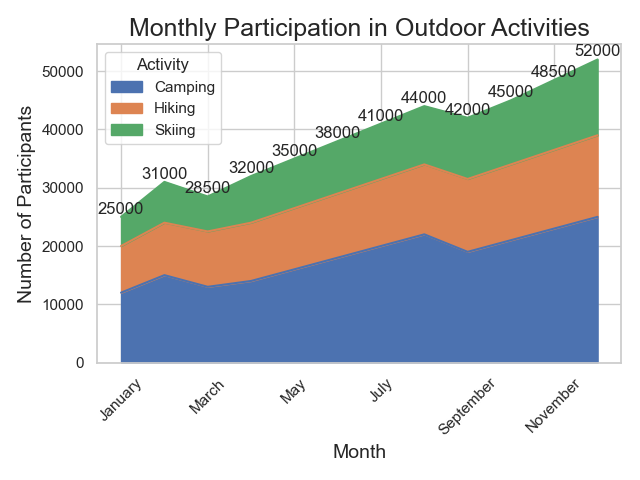

Recreate this plot in Python.

import seaborn as sns
import pandas as pd
import matplotlib.pyplot as plt

# Data
data = {
    'Month': ['January', 'February', 'March', 'April', 'May', 'June', 'July', 'August', 
              'September', 'October', 'November', 'December'],
    'Camping': [12000, 15000, 13000, 14000, 16000, 18000, 20000, 22000, 19000, 21000, 23000, 25000],
    'Hiking': [8000, 9000, 9500, 10000, 10500, 11000, 11500, 12000, 12500, 13000, 13500, 14000],
    'Skiing': [5000, 7000, 6000, 8000, 8500, 9000, 9500, 10000, 10500, 11000, 12000, 13000]
}

# Create a DataFrame
df = pd.DataFrame(data)

# Wide to long format for stacking
df_long = pd.melt(df, id_vars='Month', var_name='Activity', value_name='Participants')

# Transform the Month to categorical type so the order is kept in the plotting
df_long['Month'] = pd.Categorical(df_long['Month'], 
                                  categories=['January', 'February', 'March', 'April', 'May', 'June', 
                                              'July', 'August', 'September', 'October', 'November', 'December'],
                                  ordered=True)

# Set the figure size
plt.figure(figsize=(14, 10))

# Stacked area plot
sns.set_theme(style="whitegrid")
pal = ['#4c72b0', '#dd8452', '#55a868']

# Plot stack area chart
ax = df.set_index('Month').plot(kind='area', stacked=True, color=pal)

# Annotate the chart with total participants per month
df['Total'] = df['Camping'] + df['Hiking'] + df['Skiing']
for idx, total in enumerate(df['Total']):
    ax.text(idx, total, str(total), va='bottom', ha='center')

# Customize title and labels
ax.set_title('Monthly Participation in Outdoor Activities', fontsize=18)
ax.set_ylabel('Number of Participants', fontsize=14)
ax.set_xlabel('Month', fontsize=14)

# Rotate x-axis labels for better readability
plt.xticks(rotation=45)

# Add legend
plt.legend(title='Activity')

# Show the plot
plt.tight_layout()
plt.show()
